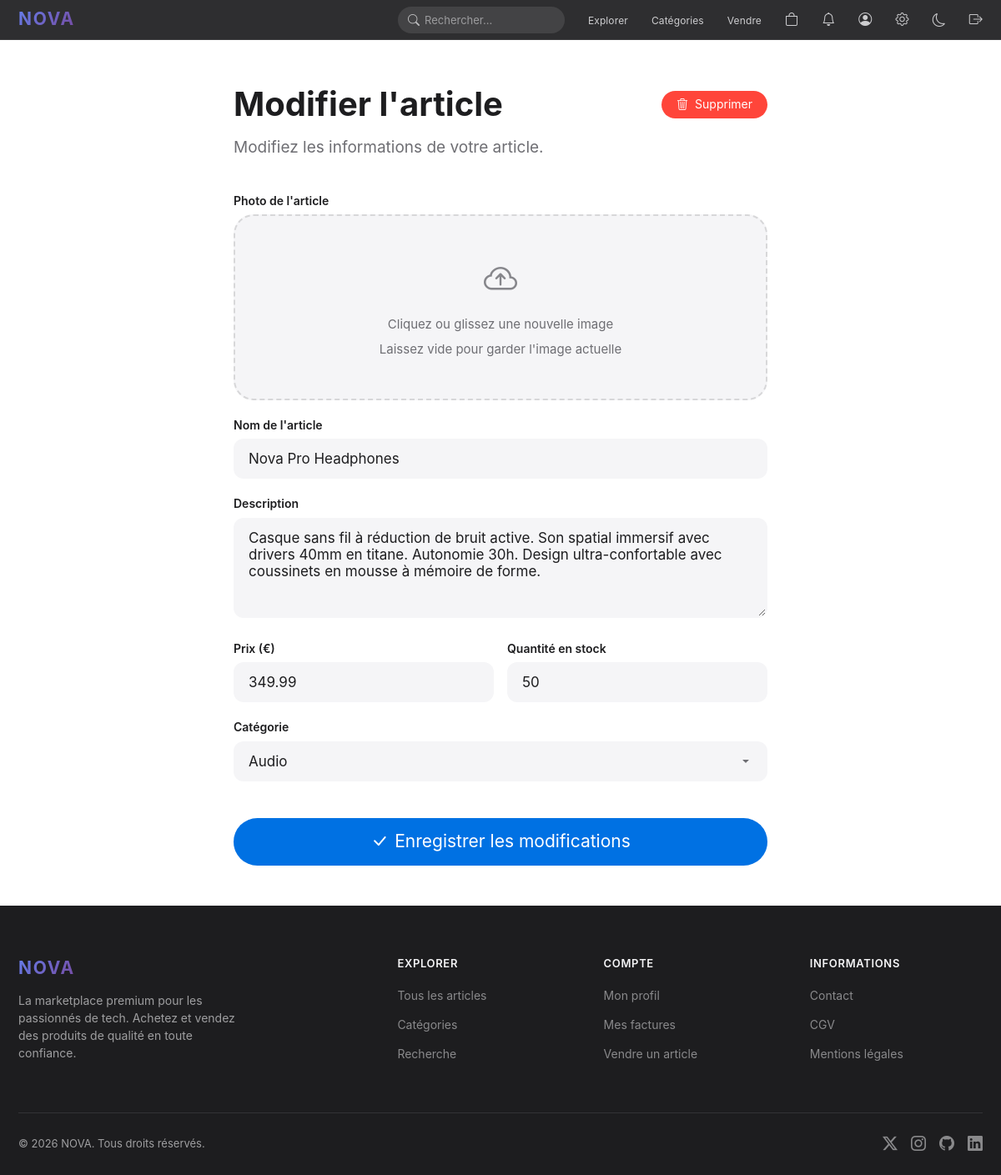
The page /modifier.php?id=1 (signed in) on the database its author committed.
### tables this page shows
CREATE TABLE stock (
    id INT AUTO_INCREMENT PRIMARY KEY,
    article_id INT NOT NULL UNIQUE,
    quantite INT DEFAULT 0,
    FOREIGN KEY (article_id) REFERENCES articles(id) ON DELETE CASCADE
);

CREATE TABLE articles (
    id INT AUTO_INCREMENT PRIMARY KEY,
    nom VARCHAR(255) NOT NULL,
    description TEXT,
    prix DECIMAL(10,2) NOT NULL,
    image VARCHAR(255),
    categorie_id INT DEFAULT NULL,
    auteur_id INT NOT NULL,
    date_publication DATETIME DEFAULT CURRENT_TIMESTAMP,
    FOREIGN KEY (categorie_id) REFERENCES categories(id) ON DELETE SET NULL,
    FOREIGN KEY (auteur_id) REFERENCES users(id) ON DELETE CASCADE
);

CREATE TABLE categories (
    id INT AUTO_INCREMENT PRIMARY KEY,
    nom VARCHAR(100) NOT NULL,
    description TEXT,
    image VARCHAR(255)
);

### modifier.php (called while the page is built)
<?php
require __DIR__ . '/pages/public/modifier.php';

### config/init.php (called while the page is built, shortened)
<?php
function sanitize(string $data): string {
    $clean = strip_tags(trim($data));
    $decoded = html_entity_decode($clean, ENT_QUOTES | ENT_HTML5, 'UTF-8');
    return htmlspecialchars($decoded, ENT_QUOTES | ENT_SUBSTITUTE, 'UTF-8');
}

### pages/public/modifier.php (the view, shortened to what this page needs)
<?php
require_once 'config/init.php';
$id = (int)($_GET['id'] ?? 0);
$stmt = $pdo->prepare("
    SELECT a.*, s.quantite as stock
    FROM articles a
    LEFT JOIN stock s ON a.id = s.article_id
    WHERE a.id = ?
");
$stmt->execute([$id]);
$article = $stmt->fetch();
$categories = $pdo->query("SELECT * FROM categories ORDER BY nom")->fetchAll();
require_once 'includes/header.php';
?>
<div class="container">
    <div class="sell-form fade-in">
        <div style="display: flex; align-items: center; justify-content: space-between; margin-bottom: 8px;">
            <h1 style="margin-bottom: 0;">Modifier l'article</h1>
            <form method="POST" onsubmit="return confirm('Êtes-vous sûr de vouloir supprimer cet article ?');" style="margin: 0;">
                <button type="submit" name="delete" value="1" class="btn btn-danger btn-sm">
                    <i class="bi bi-trash3"></i> Supprimer
                </button>
            </form>
        </div>
        <p style="margin-bottom: 40px;">Modifiez les informations de votre article.</p>
        <form method="POST" enctype="multipart/form-data">
            <div class="form-group">
                <label class="form-label">Photo de l'article</label>
                <div class="image-upload">
                    <i class="bi bi-cloud-arrow-up"></i>
                    <p>Cliquez ou glissez une nouvelle image</p>
                    <p class="caption mt-1">Laissez vide pour garder l'image actuelle</p>
                </div>
            </div>
            <div class="form-group">
                <label class="form-label">Nom de l'article</label>
                <input type="text" name="nom" class="form-control" value="<?= sanitize($article['nom']) ?>" required>
            </div>
            <div class="form-group">
                <label class="form-label">Description</label>
                <textarea name="description" class="form-control" required><?= sanitize($article['description']) ?></textarea>
            </div>
            <div class="form-row">
                <div class="form-group">
                    <label class="form-label">Prix (€)</label>
                    <input type="number" name="prix" class="form-control" step="0.01" min="0.01" value="<?= $article['prix'] ?>" required>
                </div>
                <div class="form-group">
                    <label class="form-label">Quantité en stock</label>
                    <input type="number" name="quantite" class="form-control" min="0" value="<?= $article['stock'] ?? 0 ?>">
                </div>
            </div>
            <div class="form-group">
                <label class="form-label">Catégorie</label>
                <select name="categorie_id" class="form-control">
                    <?php foreach ($categories as $cat): ?>
                        <option value="<?= $cat['id'] ?>" <?= $article['categorie_id'] == $cat['id'] ? 'selected' : '' ?>><?= sanitize($cat['nom']) ?></option>
                    <?php endforeach; ?>
                </select>
            </div>
            <button type="submit" class="btn btn-primary btn-lg w-100 mt-3">
                <i class="bi bi-check-lg"></i> Enregistrer les modifications
            </button>
        </form>
    </div>
</div>
<?php require_once 'includes/footer.php'; ?>

### assets/css/style.css (style rules this page uses)
:root { --bg-primary: #ffffff; --bg-secondary: #f5f5f7; --bg-dark: #1d1d1f; --bg-card: #ffffff; --bg-glass: rgba(255, 255, 255, 0.72); --text-primary: #1d1d1f; --text-secondary: #6e6e73; --text-tertiary: #86868b; --text-inverse: #f5f5f7; --accent: #0071e3; --accent-hover: #0077ed; --accent-light: rgba(0, 113, 227, 0.08); --gradient-1: linear-gradient(135deg, #667eea 0%, #764ba2 100%); --gradient-2: linear-gradient(135deg, #f093fb 0%, #f5576c 100%); --gradient-3: linear-gradient(135deg, #4facfe 0%, #00f2fe 100%); --gradient-hero: linear-gradient(180deg, #1d1d1f 0%, #2d2d30 50%, #1d1d1f 100%); --success: #30d158; --warning: #ff9f0a; --danger: #ff453a; --shadow-sm: 0 2px 8px rgba(0, 0, 0, 0.04); --shadow-md: 0 4px 20px rgba(0, 0, 0, 0.08); --shadow-lg: 0 12px 40px rgba(0, 0, 0, 0.12); --shadow-xl: 0 20px 60px rgba(0, 0, 0, 0.16); --radius-sm: 12px; --radius-md: 18px; --radius-lg: 24px; --radius-xl: 30px; --radius-full: 980px; --font-family: -apple-system, BlinkMacSystemFont, 'SF Pro Display', 'SF Pro Text', 'Helvetica Neue', Helvetica, Arial, sans-serif; --nav-height: 48px; --container-width: 980px; --container-wide: 1200px; }
*, *::before, *::after { margin: 0; padding: 0; box-sizing: border-box; }
html { scroll-behavior: smooth; -webkit-font-smoothing: antialiased; -moz-osx-font-smoothing: grayscale; }
body { font-family: var(--font-family); font-size: 17px; line-height: 1.47; color: var(--text-primary); background: var(--bg-primary); overflow-x: hidden; }
.caption { font-size: 14px; line-height: 1.43; font-weight: 400; color: var(--text-secondary); }
.container { max-width: var(--container-width); margin: 0 auto; padding: 0 22px; }
body { padding-top: var(--nav-height); }
.btn { display: inline-flex; align-items: center; justify-content: center; gap: 8px; font-family: var(--font-family); font-size: 17px; font-weight: 400; line-height: 1.18; padding: 12px 24px; border-radius: var(--radius-full); border: none; cursor: pointer; transition: all 0.3s cubic-bezier(0.25, 0.1, 0.25, 1); text-decoration: none; white-space: nowrap; }
.btn-primary { background: var(--accent); color: white; }
.btn-danger { background: var(--danger); color: white; }
.btn-sm { font-size: 14px; padding: 8px 18px; }
.btn-lg { font-size: 21px; padding: 16px 32px; }
.form-group { margin-bottom: 20px; }
.form-label { display: block; font-size: 14px; font-weight: 600; color: var(--text-primary); margin-bottom: 6px; }
.form-control { width: 100%; padding: 12px 16px; font-size: 17px; font-family: var(--font-family); color: var(--text-primary); background: var(--bg-secondary); border: 2px solid transparent; border-radius: var(--radius-sm); outline: none; transition: all 0.25s; }
.form-control::placeholder { color: var(--text-tertiary); }
textarea.form-control { resize: vertical; min-height: 120px; }
select.form-control { appearance: none; background-repeat: no-repeat; background-position: right 16px center; padding-right: 40px; }
.form-row { display: grid; grid-template-columns: 1fr 1fr; gap: 16px; }
.fade-in { opacity: 0; transform: translateY(20px); transition: opacity 0.6s ease, transform 0.6s ease; }
.fade-in.visible { opacity: 1; transform: translateY(0); }
.sell-form { max-width: 640px; margin: 0 auto; padding: 48px 0; }
.sell-form h1 { font-size: 40px; font-weight: 700; margin-bottom: 8px; }
.sell-form > p { color: var(--text-secondary); margin-bottom: 40px; font-size: 19px; }
.image-upload { border: 2px dashed rgba(0, 0, 0, 0.12); border-radius: var(--radius-lg); padding: 48px; text-align: center; cursor: pointer; transition: all 0.3s; background: var(--bg-secondary); }
.image-upload i { font-size: 40px; color: var(--text-tertiary); margin-bottom: 12px; display: block; }
.image-upload p { color: var(--text-secondary); font-size: 15px; }
.mt-1 { margin-top: 8px; }
.mt-3 { margin-top: 24px; }
.w-100 { width: 100%; }

### rows shown on the page
stock: nom "Nova Pro Headphones", description "Casque sans fil à réduction de bruit active. Son spatial immersif avec drivers 40mm en titane. Autonomie 30h. Design ultra-confortable avec coussinets en mousse à mémoire de forme.", prix "349.99", quantite "50"
articles: categorie_id "Audio"

### other values the page prints
SITE_NAME "NOVA"
